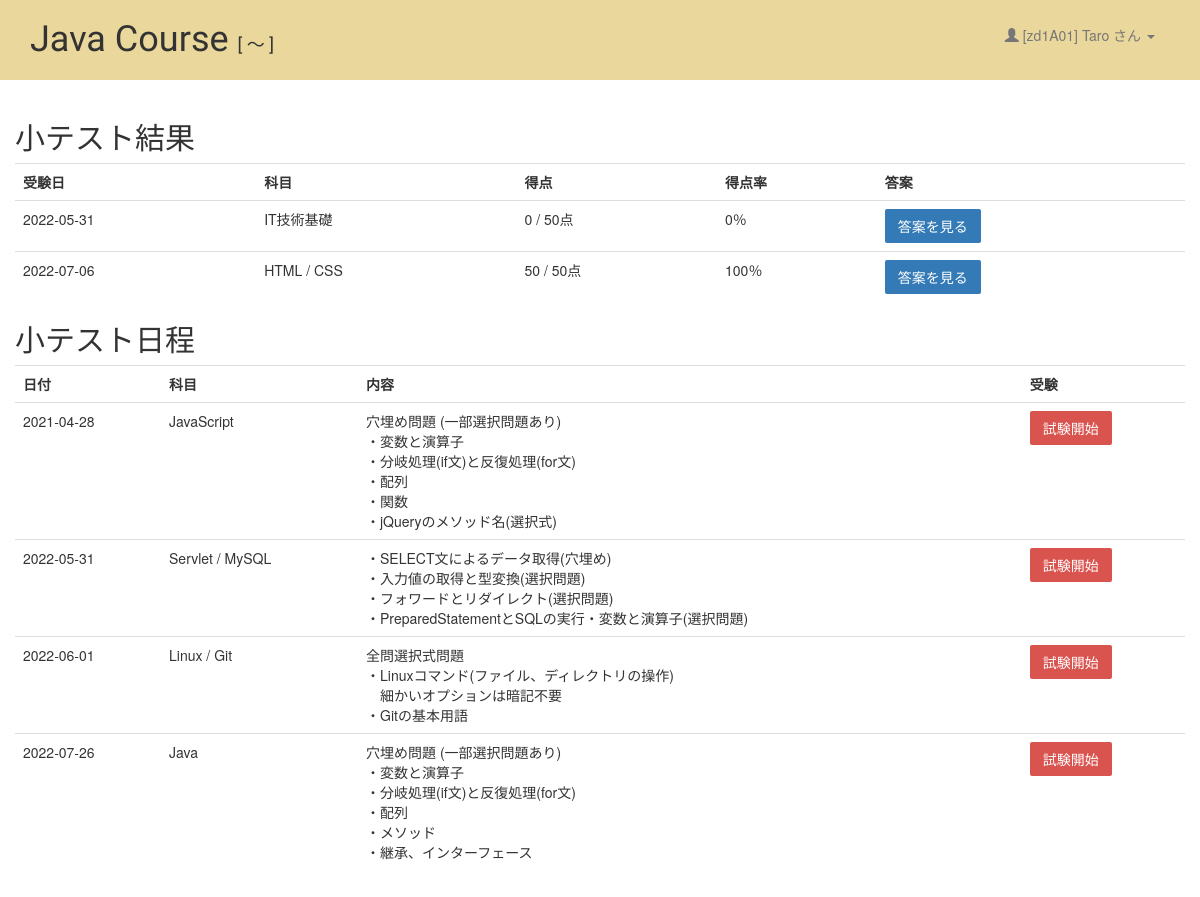
/student/exam/index.php (signed in), run on the app's committed database.
### tables this page shows
CREATE TABLE `sc_scores` (
  `id` int(11) NOT NULL,
  `exam_id` int(11) NOT NULL,
  `student_id` int(11) NOT NULL,
  `score` int(11) NOT NULL DEFAULT 0,
  `submitted_at` date DEFAULT NULL,
  `answers` varchar(1000) DEFAULT NULL
);

CREATE TABLE `sc_exams` (
  `id` int(11) NOT NULL,
  `tested_at` date NOT NULL,
  `title` varchar(50) NOT NULL,
  `fullscore` int(11) NOT NULL,
  `summery` varchar(255) NOT NULL
);

### utility/course.db.php (called while the page is built, shortened)
<?php
function get_finished_exam_scores($studentId) {
  $pdo = db_init();
  $sql = "SELECT
          sc_scores.id, sc_scores.exam_id, sc_scores.score, sc_scores.submitted_at,
          sc_exams.title, sc_exams.fullscore, sc_exams.tested_at
          from sc_scores JOIN sc_exams ON sc_scores.exam_id = sc_exams.id
          WHERE student_id = ?
          AND NOT isnull(answers)";
  $stmt = $pdo->prepare($sql);
  $stmt->execute([$studentId]);
  return $stmt->fetchAll(PDO::FETCH_ASSOC);
}
function get_unfinished_exams($studentId) {
  $pdo = db_init();
  $sql = "SELECT
          sc_exams.id, sc_exams.summery,
          sc_exams.title, sc_exams.fullscore, sc_exams.tested_at
          from sc_scores JOIN sc_exams ON sc_scores.exam_id = sc_exams.id
          WHERE student_id = ?
          AND isnull(answers)";
  $stmt = $pdo->prepare($sql);
  $stmt->execute([$studentId]);
  return $stmt->fetchAll(PDO::FETCH_ASSOC);
}

### utility/util.inc.php (the view, shortened to what this page needs)
<?php
function h($string, $echo = true) {
  $escapedString = htmlspecialchars($string, ENT_QUOTES);
  if($echo) echo $escapedString;
  return $escapedString;
}
function percent($score, $fullscore, $floatNum = 1) {
  return round($score / $fullscore * 100, $floatNum);
}

### student/exam/index.php (shortened to what this page needs)
<?php
$loginUser = $_SESSION["login"];
try {
  $scoreList = get_finished_exam_scores($loginUser["id"]);
  $examList = get_unfinished_exams($loginUser["id"]);
}
catch (PDOException $e) {
  echo "<p>申し訳ありませんが、しばらく時間をおいてからアクセスしてください</p>";
  exit;
}
?>
<!DOCTYPE html>
<html lang="ja">
<head>
  <link rel="stylesheet" href="/zd_course/css/styles.css">
</head>
<body>
<?php require_once $_SERVER["DOCUMENT_ROOT"] . "/zd_course/parts/header.php"; ?>
<div class="container admin-container">
  <main>
    <?php if($scoreList != null): ?>
    <h2>小テスト結果</h2>
    <table class="table">
      <tr>
        <th>受験日</th>
        <th>科目</th>
        <th>得点</th>
        <th>得点率</th>
        <th>答案</th>
      </tr>
      <?php foreach($scoreList as $score): ?>
      <tr>
        <td><?php h($score["submitted_at"]); ?></td>
        <td><?php h($score["title"]); ?></td>
        <td>
          <?php h($score["score"]); ?> /
          <?php h($score["fullscore"]); ?>点
        </td>
        <td><?php echo percent($score["score"],$score["fullscore"]); ?>％</td>
        <td><a class="btn btn-primary" href="finished.php?exam_id=<?php h($score["exam_id"]); ?>">答案を見る</a></td>
      </tr>
      <?php endforeach; ?>
    </table>
    <?php endif; ?>
    <h2>小テスト日程</h2>
    <table class="table">
      <tr>
        <th>日付</th>
        <th>科目</th>
        <th>内容</th>
        <th>受験</th>
      </tr>
      <?php foreach($examList as $exam): ?>
      <tr class="exam-row">
        <td><?php h($exam["tested_at"]); ?></td>
        <td><?php h($exam["title"]); ?></td>
        <td><?php echo nl2br($exam["summery"]); ?></td>
        <td><a class="btn btn-danger exam-start" href="/zd_course/student/exam/start.php?exam_id=<?php h($exam["id"]); ?>">試験開始</a></td>
      </tr>
      <?php endforeach; ?>
    </table>
  </main>
</div>
</body>
</html>

### data on the page
sc_scores: submitted_at "2022-05-31 IT技術基礎 0 50", score "0"
sc_scores: submitted_at "2022-07-06 HTML / CSS 50 50", score.fullscore "100"
sc_exams: tested_at "2021-04-28 JavaScript", summery "穴埋め問題 (一部選択問題あり) ・変数と演算子 ・分岐処理(if文)と反復処理(for文) ・配列 ・関数 ・jQueryのメソッド名(選択式)"
sc_exams: tested_at "2022-05-31 Servlet / MySQL", summery "・SELECT文によるデータ取得(穴埋め) ・入力値の取得と型変換(選択問題) ・フォワードとリダイレクト(選択問題) ・PreparedStatementとSQLの実行・変数と演算子(選択問題)"
sc_exams: tested_at "2022-06-01 Linux / Git", summery "全問選択式問題 ・Linuxコマンド(ファイル、ディレクトリの操作) 細かいオプションは暗記不要 ・Gitの基本用語"
sc_exams: tested_at "2022-07-26 Java", summery "穴埋め問題 (一部選択問題あり) ・変数と演算子 ・分岐処理(if文)と反復処理(for文) ・配列 ・メソッド ・継承、インターフェース"

### other printed values
COURSE_NAME "Java Course"
$escapedString "zd1A01 Taro"
